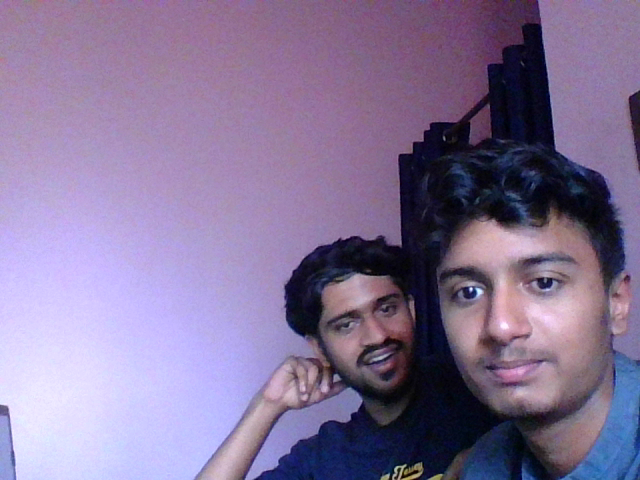
#> input picture 49.png, 640 x 480 px
$ python p.py
#> lines starting #> are read from the running program, lines starting #| are printed output that depends on the picture; after the words box and inside, x2 and y2 are one past the last pixel; in counts of white or black regions, pixels touching at a corner belong together
#from _future_ import print_function
import cv2 as cv
import numpy as np
import argparse
import random as rng
rng.seed(12345)
def thresh_callback(val):
    threshold = val
    # Detect edges using Canny
    canny_output = cv.Canny(src_gray, threshold, threshold * 2)
    # Find contours
    contours, hierarchy = cv.findContours(canny_output, cv.RETR_TREE, cv.CHAIN_APPROX_SIMPLE)
    # Draw contours
    drawing = np.zeros((canny_output.shape[0], canny_output.shape[1], 3), dtype=np.uint8)
    for i in range(len(contours)):
        color = (rng.randint(0,256), rng.randint(0,256), rng.randint(0,256))
        cv.drawContours(drawing, contours, i, color, 2, cv.LINE_8, hierarchy, 0)
    # Show in a window
    cv.imshow('Contours', drawing)
# Load source image
parser = argparse.ArgumentParser(description='Code for Finding contours in your image tutorial.')
parser.add_argument('--input', help='Path to input image.', default='49.png')
args = parser.parse_args()
src = cv.imread(cv.samples.findFile(args.input))
#> src is the input picture: shape (480, 640, 3); mean B, G, R 152.4, 116.6, 133
if src is None:
    print('Could not open or find the image:', args.input)
    exit(0)
# Convert image to gray and blur it
src_gray = cv.cvtColor(src, cv.COLOR_BGR2GRAY)
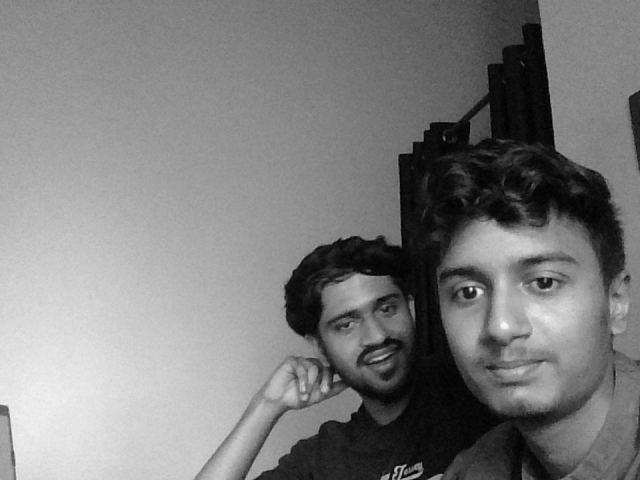
#> src_gray: shape (480, 640); min 1, max 248, mean 125.6
src_gray = cv.blur(src_gray, (3,3))
# Create Window
source_window = 'Source'
cv.namedWindow(source_window)
cv.imshow(source_window, src)
max_thresh = 255
thresh = 100 # initial threshold
cv.createTrackbar('Canny Thresh:', source_window, thresh, max_thresh, thresh_callback)
thresh_callback(thresh)
#> in thresh_callback, `canny_output = cv.Canny(src_gray, threshold, threshold * 2)`:
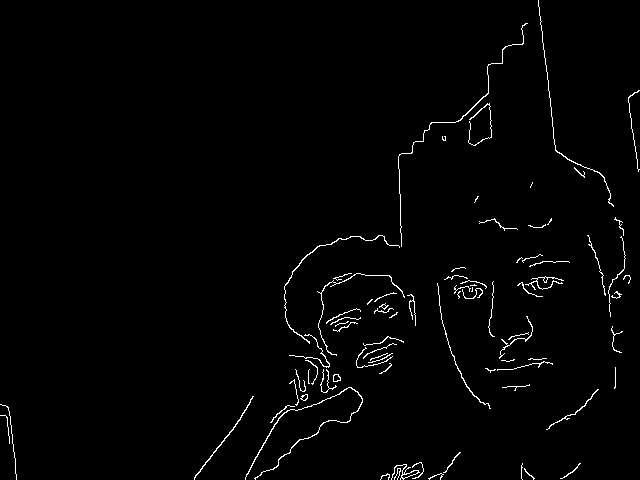
#> canny_output: shape (480, 640); 1.5% white in thin lines or dots
#> in thresh_callback, `contours, hierarchy = cv.findContours(canny_output, cv.RETR_TREE, cv.C..`: contours = 87 contours, 69 with area under 20; largest, box (x1, y1, x2, y2) and area: (245, 387, 363, 480) 106, (391, 464, 420, 480) 72, (284, 235, 400, 344) 70, (194, 396, 254, 480) 58, (401, 470, 419, 479) 52
#> the loop in thresh_callback, `for i in range(len(contours)):` made 87 passes
#> color on passes 1 to 12: (213, 5, 152), (188, 99, 138), (223, 82, 191), (63, 221, 133), (89, 95, 181), (46, 211, 85), (75, 105, 39), (97, 174, 164), (12, 234, 173), (13, 212, 1), (3, 83, 91), (146, 50, 212)
#> after the loop in thresh_callback, `for i in range(len(contours)):`:
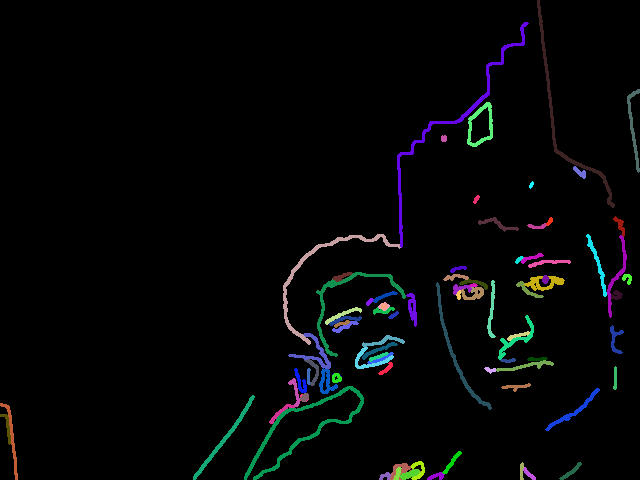
#> drawing: shape (480, 640, 3); mean of channels 0, 1, 2 6.3, 5.6, 4.5; drawn as B, G, R
cv.waitKey()
#> (the run stopped early here; a loop or call above may not have finished)

$ run again, with 0.png copied over 49.png
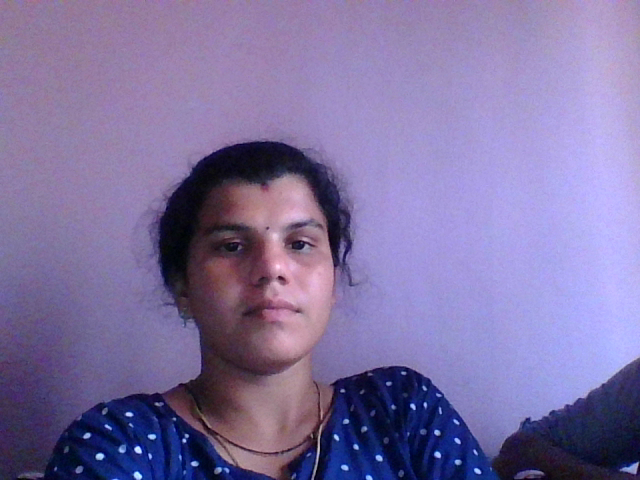
#> input picture 0.png, 640 x 480 px
#> src is the input picture: shape (480, 640, 3); mean B, G, R 161.2, 113.9, 127
#> in thresh_callback, `canny_output = cv.Canny(src_gray, threshold, threshold * 2)`:
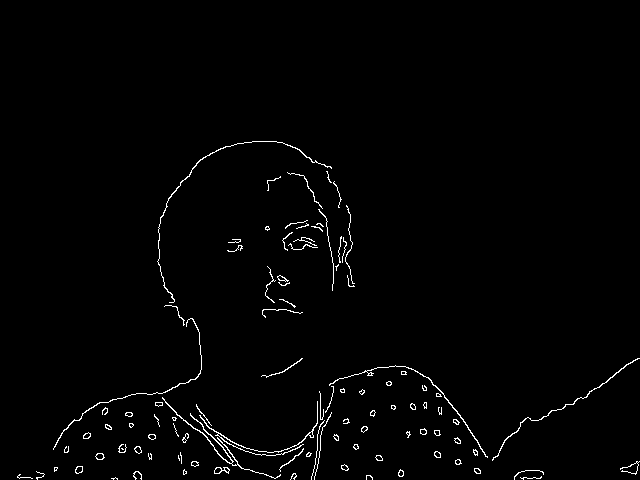
#> canny_output: shape (480, 640); 1.4% white in thin lines or dots, all inside (x1, y1, x2, y2) = (17, 141, 640, 480)
#> contours = 147 contours, 100 with area under 20; largest, box (x1, y1, x2, y2) and area: (162, 397, 281, 479) 124, (199, 401, 318, 456) 86, (157, 141, 332, 303) 82, (329, 365, 488, 458) 82, (492, 358, 640, 461) 75
#> the loop in thresh_callback, `for i in range(len(contours)):` made 147 passes
#> color on passes 1 to 8: (213, 5, 152), (188, 99, 138), (223, 82, 191), (63, 221, 133), (89, 95, 181), (46, 211, 85), (75, 105, 39), (97, 174, 164)
#> after the loop in thresh_callback, `for i in range(len(contours)):`:
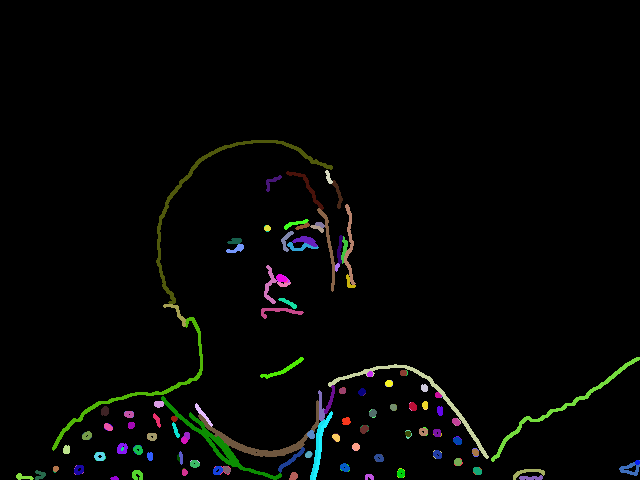
#> drawing: shape (480, 640, 3); mean of channels 0, 1, 2 4.2, 5.7, 4.7; drawn as B, G, R
